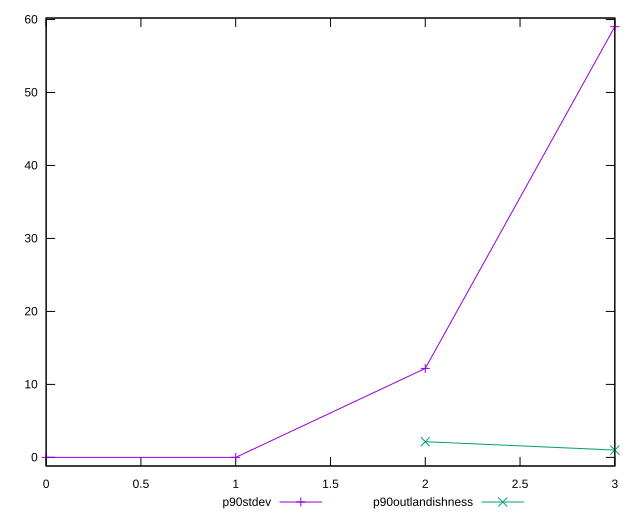

Source code (gnuplot):
reset

$p90Stdev <<EOF
0 0
1 0
2 12.190950936831307
3 59.02098513480931
EOF

$p90Outlandishness <<EOF
2 2.147086851211072
3 1.00106088728191
EOF

set key outside below
set xrange [0:3]
set yrange [-1.1804197026961862:60.20140483750549]
set trange [-1.1804197026961862:60.20140483750549]
set terminal svg size 640, 520 enhanced background rgb 'white'
set output "reports/report_00031_2021-02-24T23-18-18.084Z/unused-css-rules/progression/stddev.svg"

plot $p90Stdev title "p90stdev" with linespoints, \
     $p90Outlandishness title "p90outlandishness" with linespoints

reset
